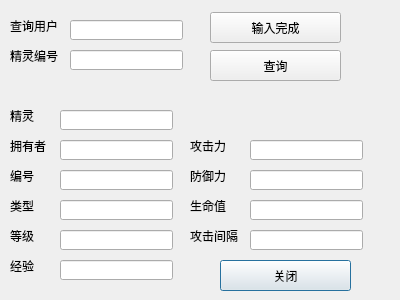
<?xml version="1.0" encoding="UTF-8"?>
<ui version="4.0">
 <class>Pokemon</class>
 <widget class="QDialog" name="Pokemon">
  <property name="geometry">
   <rect>
    <x>0</x>
    <y>0</y>
    <width>400</width>
    <height>300</height>
   </rect>
  </property>
  <property name="windowTitle">
   <string>Dialog</string>
  </property>
  <widget class="QLabel" name="label">
   <property name="geometry">
    <rect>
     <x>10</x>
     <y>110</y>
     <width>54</width>
     <height>12</height>
    </rect>
   </property>
   <property name="text">
    <string>精灵</string>
   </property>
  </widget>
  <widget class="QLabel" name="label_2">
   <property name="geometry">
    <rect>
     <x>10</x>
     <y>140</y>
     <width>54</width>
     <height>12</height>
    </rect>
   </property>
   <property name="text">
    <string>拥有者</string>
   </property>
  </widget>
  <widget class="QLabel" name="label_3">
   <property name="geometry">
    <rect>
     <x>10</x>
     <y>200</y>
     <width>54</width>
     <height>12</height>
    </rect>
   </property>
   <property name="text">
    <string>类型</string>
   </property>
  </widget>
  <widget class="QLabel" name="label_4">
   <property name="geometry">
    <rect>
     <x>10</x>
     <y>230</y>
     <width>54</width>
     <height>12</height>
    </rect>
   </property>
   <property name="text">
    <string>等级</string>
   </property>
  </widget>
  <widget class="QLabel" name="label_5">
   <property name="geometry">
    <rect>
     <x>10</x>
     <y>260</y>
     <width>54</width>
     <height>12</height>
    </rect>
   </property>
   <property name="text">
    <string>经验</string>
   </property>
  </widget>
  <widget class="QLabel" name="label_6">
   <property name="geometry">
    <rect>
     <x>190</x>
     <y>140</y>
     <width>54</width>
     <height>12</height>
    </rect>
   </property>
   <property name="text">
    <string>攻击力</string>
   </property>
  </widget>
  <widget class="QLabel" name="label_7">
   <property name="geometry">
    <rect>
     <x>190</x>
     <y>170</y>
     <width>54</width>
     <height>12</height>
    </rect>
   </property>
   <property name="text">
    <string>防御力</string>
   </property>
  </widget>
  <widget class="QLabel" name="label_8">
   <property name="geometry">
    <rect>
     <x>190</x>
     <y>200</y>
     <width>54</width>
     <height>12</height>
    </rect>
   </property>
   <property name="text">
    <string>生命值</string>
   </property>
  </widget>
  <widget class="QLabel" name="label_9">
   <property name="geometry">
    <rect>
     <x>190</x>
     <y>230</y>
     <width>54</width>
     <height>12</height>
    </rect>
   </property>
   <property name="text">
    <string>攻击间隔</string>
   </property>
  </widget>
  <widget class="QLabel" name="label_10">
   <property name="geometry">
    <rect>
     <x>10</x>
     <y>170</y>
     <width>54</width>
     <height>12</height>
    </rect>
   </property>
   <property name="text">
    <string>编号</string>
   </property>
  </widget>
  <widget class="QLineEdit" name="Ppokemon">
   <property name="geometry">
    <rect>
     <x>60</x>
     <y>110</y>
     <width>113</width>
     <height>20</height>
    </rect>
   </property>
  </widget>
  <widget class="QLineEdit" name="Puser_2">
   <property name="geometry">
    <rect>
     <x>60</x>
     <y>140</y>
     <width>113</width>
     <height>20</height>
    </rect>
   </property>
  </widget>
  <widget class="QLineEdit" name="Ppetnum2">
   <property name="geometry">
    <rect>
     <x>60</x>
     <y>170</y>
     <width>113</width>
     <height>20</height>
    </rect>
   </property>
  </widget>
  <widget class="QLineEdit" name="Ptype">
   <property name="geometry">
    <rect>
     <x>60</x>
     <y>200</y>
     <width>113</width>
     <height>20</height>
    </rect>
   </property>
  </widget>
  <widget class="QLineEdit" name="Plevel">
   <property name="geometry">
    <rect>
     <x>60</x>
     <y>230</y>
     <width>113</width>
     <height>20</height>
    </rect>
   </property>
  </widget>
  <widget class="QLineEdit" name="Pexp">
   <property name="geometry">
    <rect>
     <x>60</x>
     <y>260</y>
     <width>113</width>
     <height>20</height>
    </rect>
   </property>
  </widget>
  <widget class="QLineEdit" name="Pattack">
   <property name="geometry">
    <rect>
     <x>250</x>
     <y>140</y>
     <width>113</width>
     <height>20</height>
    </rect>
   </property>
  </widget>
  <widget class="QLineEdit" name="Pdefense">
   <property name="geometry">
    <rect>
     <x>250</x>
     <y>170</y>
     <width>113</width>
     <height>20</height>
    </rect>
   </property>
  </widget>
  <widget class="QLineEdit" name="Plife">
   <property name="geometry">
    <rect>
     <x>250</x>
     <y>200</y>
     <width>113</width>
     <height>20</height>
    </rect>
   </property>
  </widget>
  <widget class="QLineEdit" name="Ptime">
   <property name="geometry">
    <rect>
     <x>250</x>
     <y>230</y>
     <width>113</width>
     <height>20</height>
    </rect>
   </property>
  </widget>
  <widget class="QPushButton" name="PclsoseBtn">
   <property name="geometry">
    <rect>
     <x>220</x>
     <y>260</y>
     <width>131</width>
     <height>31</height>
    </rect>
   </property>
   <property name="text">
    <string>关闭</string>
   </property>
  </widget>
  <widget class="QPushButton" name="PcheckBtn">
   <property name="geometry">
    <rect>
     <x>210</x>
     <y>50</y>
     <width>131</width>
     <height>31</height>
    </rect>
   </property>
   <property name="text">
    <string>查询</string>
   </property>
  </widget>
  <widget class="QLabel" name="label_11">
   <property name="geometry">
    <rect>
     <x>10</x>
     <y>20</y>
     <width>54</width>
     <height>12</height>
    </rect>
   </property>
   <property name="text">
    <string>查询用户</string>
   </property>
  </widget>
  <widget class="QLineEdit" name="PCuser">
   <property name="geometry">
    <rect>
     <x>70</x>
     <y>20</y>
     <width>113</width>
     <height>20</height>
    </rect>
   </property>
  </widget>
  <widget class="QLineEdit" name="Ppetnum">
   <property name="geometry">
    <rect>
     <x>70</x>
     <y>50</y>
     <width>113</width>
     <height>20</height>
    </rect>
   </property>
  </widget>
  <widget class="QLabel" name="label_12">
   <property name="geometry">
    <rect>
     <x>10</x>
     <y>50</y>
     <width>54</width>
     <height>12</height>
    </rect>
   </property>
   <property name="text">
    <string>精灵编号</string>
   </property>
  </widget>
  <widget class="QPushButton" name="pushButton">
   <property name="geometry">
    <rect>
     <x>210</x>
     <y>12</y>
     <width>131</width>
     <height>31</height>
    </rect>
   </property>
   <property name="text">
    <string>输入完成</string>
   </property>
  </widget>
 </widget>
 <resources/>
 <connections>
  <connection>
   <sender>PclsoseBtn</sender>
   <signal>clicked()</signal>
   <receiver>Pokemon</receiver>
   <slot>close()</slot>
   <hints>
    <hint type="sourcelabel">
     <x>267</x>
     <y>278</y>
    </hint>
    <hint type="destinationlabel">
     <x>203</x>
     <y>268</y>
    </hint>
   </hints>
  </connection>
 </connections>
</ui>
